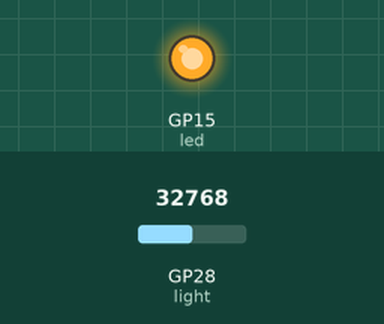
Recording of a program running on a simulated Raspberry Pi Pico running MicroPython. Parts: output pins drawn as LEDs (lit = HIGH). Inputs (shaded band) come from the test bench; at power-on: GP28 (light) = 32768 (analog values on the 0–65535 scale). What the program prints to the serial console is not drawn.

Above: at 5.0 s.
At 15.0 s:
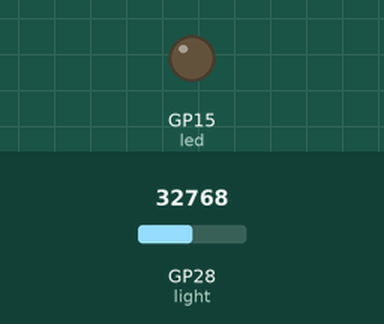
Timing chart, 0 to 26.0 s (numbered marks = the images above):
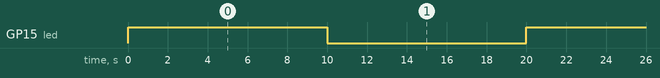

Measured:
- by itself, GP15 (led): alternates HIGH for 10.0 s and LOW for 10.0 s

The program:

lesson14_1-5.py
```python
from machine import Timer,Pin,ADC
import time

def fun10(t:Timer |None = None): # :Timer可省略(寫出來提醒自己); 若沒賦值的話預設為None
    print('10 seconds passed!')
    led.toggle() #toggle: 拴扣

def fun500ms(t:Timer):
    print(light.read_u16())

led = Pin(15, Pin.OUT) #led(Pin的實體)要在fun10()之前, 因為fun10()內包含led
light = ADC(Pin(28)) #ADC的實體
timer10 = Timer(period=10000, mode=Timer.PERIODIC, callback= fun10)
timer500ms = Timer(period=500, mode=Timer.PERIODIC, callback= fun500ms)
fun10() #fun10()後執行一遍: 一開始熄燈10秒,就亮燈
```
